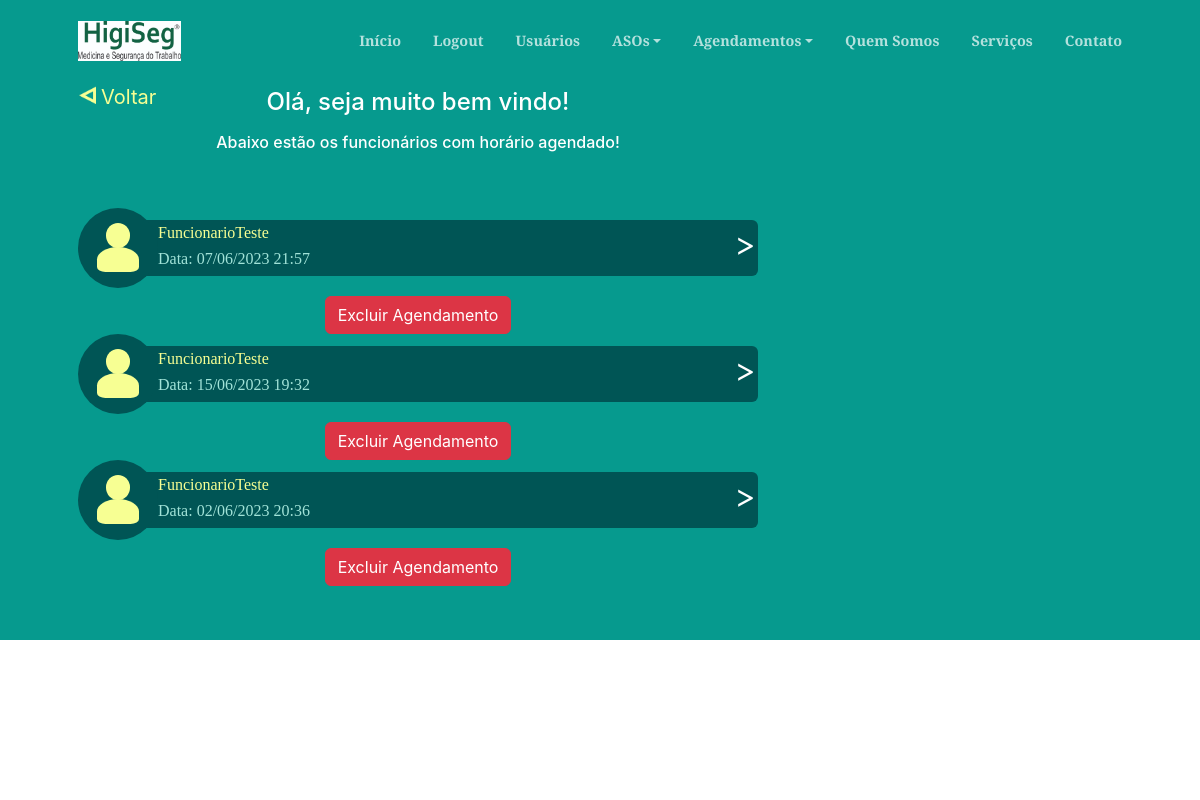
The app's page /listaAgendamentosAdmin/ (signed in) with its own data.
### higiseg/models.py (models this page shows, shortened)
class Agendamento(models.Model):
    funcionarioAgendamento = models.ForeignKey(Funcionario, on_delete=models.CASCADE)
    dataAgendamento = models.DateTimeField()
    userAdminAgendamento = models.ForeignKey(User, on_delete=models.CASCADE)

class Funcionario(models.Model):
    nomeFuncionario = models.CharField(max_length=255)
    descricaoFuncionario = models.CharField(max_length=255, blank=True, null=True)
    idadeFuncionario = models.CharField(max_length=4, blank=True, null=True)
    sexoFuncionario = models.CharField(max_length=2, blank=True, null=True)
    userClienteFuncionario = models.ForeignKey(User, on_delete=models.CASCADE)
    def __str__(self):
        return self.nomeFuncionario

### higiseg/views.py (the view)
# urls.py: path('listaAgendamentosAdmin/', views.listaAgendamentosAdmin, name='lista_agendamentos_admin'),
@login_required
@staff_member_required
def listaAgendamentosAdmin(request):
    try:
        user = User.objects.get(pk=request.user.pk)
        agendamentos = Agendamento.objects.all
    except Exception as e:
        logger.error(f"listaAgendamentosAdmin: Ocorreu um erro: {str(e)}")
    return render(request, 'agendamentos.html', {'agendamentos': agendamentos, 'user': user})

### higiseg/templates/agendamentos.html (shortened to what this page needs)
{% extends 'index.html' %}
{% block content %}
<div class="fixed-top py-1" id="voltar">
    <div class="container px-4 px-lg-5">
        <a href="{% url 'login' %}"><span class="icon"></span>Voltar</a>
    </div>
</div>
<section class="lists">
    <div class="container px-4 px-lg-5 h-100">
        <div class="row gx-4 gx-lg-5 h-100 align-items justify-content">
            <div class="col-lg-8 align-self-start">
                <p>
                <h2 class="text-white font-weight-bold text-center">Olá, seja muito bem vindo!</h2>
                </p>
                <h3 class="text-white font-weight-bold text-center">Abaixo estão os funcionários com horário agendado!
                </h3>
            </div>
            {% if user.is_staff %}
            {% for a in agendamentos %}
                <div class="col-lg-8 text-center">
                    <a href="{% url 'alterar_agendamento' a.id %}" class="item-lista">
                        <div class="item-lista-circ">
                            <div class="item-lista-circ-c"></div>
                            <div class="item-lista-circ-b"></div>
                        </div>
                        <div class="item-lista-ret">
                            <div class="item-lista-ret-tit" id="func">{{ a.funcionarioAgendamento }}</div>
                            <div class="item-lista-ret-dt">Data: {{ a.dataAgendamento|date:"d/m/Y H:i" }}</div>
                            <div class="item-lista-ret-arrow">&lt;</div>
                        </div>
                    </a>
                    <button class="btn btn-danger" type="button" data-bs-toggle="modal" data-bs-target="#del{{a.id}}">Excluir Agendamento</button>
                </div>
            {% endfor %}
            {% endif %}
        </div>
    </div>
</section>
{% endblock %}

### records on screen
Agendamento: funcionarioAgendamento "FuncionarioTeste", dataAgendamento "07/06/2023 21:57"
Agendamento: funcionarioAgendamento "FuncionarioTeste", dataAgendamento "15/06/2023 19:32"
Agendamento: funcionarioAgendamento "FuncionarioTeste", dataAgendamento "02/06/2023 20:36"
